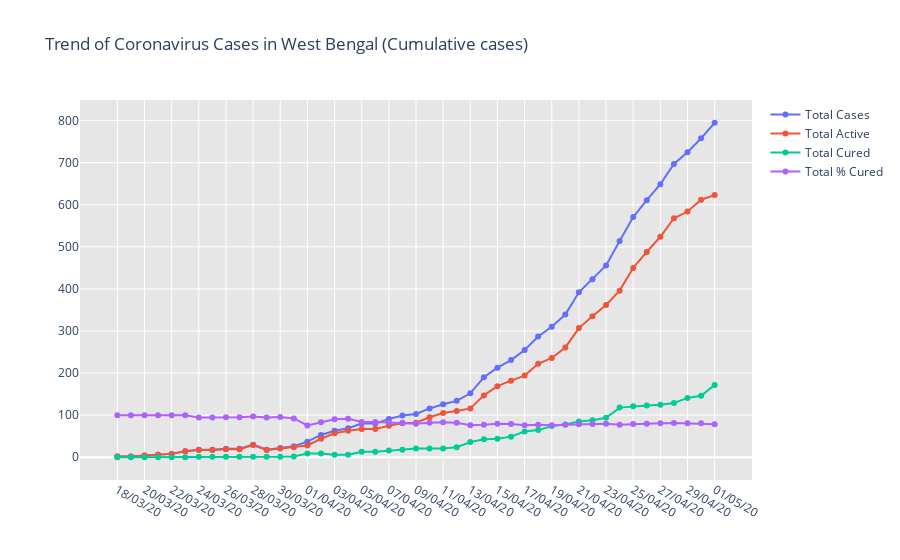

Notebook code for this chart:
### Code cell
fig = go.Figure()
fig.add_trace(go.Scatter(x=wb['Date'], y = wb['Total cases'], mode='lines+markers',name='Total Cases'))
fig.add_trace(go.Scatter(x=wb['Date'], y = wb['Total Active'], mode='lines+markers',name='Total Active'))
fig.add_trace(go.Scatter(x=wb['Date'], y = ( wb['Total cases']-wb['Total Active']), mode='lines+markers',name='Total Cured'))
fig.add_trace(go.Scatter(x=wb['Date'], y = (wb['Total Active']/wb['Total cases'])*100, mode='lines+markers',name='Total % Cured'))
fig.update_layout(title_text='Trend of Coronavirus Cases in West Bengal (Cumulative cases)',plot_bgcolor='rgb(230, 230, 230)')
fig.show()

### Figure 1 — Plotly figure (JSON) as saved in the notebook; plotly's stock layout.template omitted (floating-point values rounded to 4 significant figures)
{"data": [{"mode": "lines+markers", "name": "Total Cases", "type": "scatter", "x": ["18/03/20", "19/03/20", "20/03/20", "21/03/20", "22/03/20", "23/03/20", "24/03/20", "25/03/20", "26/03/20", "27/03/20", "28/03/20", "29/03/20", "30/03/20", "31/03/20", "01/04/20", "02/04/20", "03/04/20", "04/04/20", "05/04/20", "06/04/20", "07/04/20", "08/04/20", "09/04/20", "10/04/20", "11/04/20", "12/04/20", "13/04/20", "14/04/20", "15/04/20", "16/04/20", "17/04/20", "18/04/20", "19/04/20", "20/04/20", "21/04/20", "22/04/20", "23/04/20", "24/04/20", "25/04/20", "26/04/20", "27/04/20", "28/04/20", "29/04/20", "30/04/20", "01/05/20"], "y": [2, 2, 4, 6, 8, 14, 18, 18, 20, 20, 30, 18, 22, 26, 37, 53, 63, 69, 80, 80, 91, 99, 103, 116, 126, 134, 152, 190, 213, 231, 255, 287, 310, 339, 392, 423, 456, 514, 571, 611, 649, 697, 725, 758, 795]}, {"mode": "lines+markers", "name": "Total Active", "type": "scatter", "x": ["18/03/20", "19/03/20", "20/03/20", "21/03/20", "22/03/20", "23/03/20", "24/03/20", "25/03/20", "26/03/20", "27/03/20", "28/03/20", "29/03/20", "30/03/20", "31/03/20", "01/04/20", "02/04/20", "03/04/20", "04/04/20", "05/04/20", "06/04/20", "07/04/20", "08/04/20", "09/04/20", "10/04/20", "11/04/20", "12/04/20", "13/04/20", "14/04/20", "15/04/20", "16/04/20", "17/04/20", "18/04/20", "19/04/20", "20/04/20", "21/04/20", "22/04/20", "23/04/20", "24/04/20", "25/04/20", "26/04/20", "27/04/20", "28/04/20", "29/04/20", "30/04/20", "01/05/20"], "y": [2, 2, 4, 6, 8, 14, 17, 17, 19, 19, 29, 17, 21, 24, 28, 44, 57, 63, 67, 67, 75, 81, 82, 95, 105, 110, 116, 147, 169, 182, 194, 222, 236, 261, 307, 335, 362, 396, 450, 488, 524, 568, 584, 612, 623]}, {"mode": "lines+markers", "name": "Total Cured", "type": "scatter", "x": ["18/03/20", "19/03/20", "20/03/20", "21/03/20", "22/03/20", "23/03/20", "24/03/20", "25/03/20", "26/03/20", "27/03/20", "28/03/20", "29/03/20", "30/03/20", "31/03/20", "01/04/20", "02/04/20", "03/04/20", "04/04/20", "05/04/20", "06/04/20", "07/04/20", "08/04/20", "09/04/20", "10/04/20", "11/04/20", "12/04/20", "13/04/20", "14/04/20", "15/04/20", "16/04/20", "17/04/20", "18/04/20", "19/04/20", "20/04/20", "21/04/20", "22/04/20", "23/04/20", "24/04/20", "25/04/20", "26/04/20", "27/04/20", "28/04/20", "29/04/20", "30/04/20", "01/05/20"], "y": [0, 0, 0, 0, 0, 0, 1, 1, 1, 1, 1, 1, 1, 2, 9, 9, 6, 6, 13, 13, 16, 18, 21, 21, 21, 24, 36, 43, 44, 49, 61, 65, 74, 78, 85, 88, 94, 118, 121, 123, 125, 129, 141, 146, 172]}, {"mode": "lines+markers", "name": "Total % Cured", "type": "scatter", "x": ["18/03/20", "19/03/20", "20/03/20", "21/03/20", "22/03/20", "23/03/20", "24/03/20", "25/03/20", "26/03/20", "27/03/20", "28/03/20", "29/03/20", "30/03/20", "31/03/20", "01/04/20", "02/04/20", "03/04/20", "04/04/20", "05/04/20", "06/04/20", "07/04/20", "08/04/20", "09/04/20", "10/04/20", "11/04/20", "12/04/20", "13/04/20", "14/04/20", "15/04/20", "16/04/20", "17/04/20", "18/04/20", "19/04/20", "20/04/20", "21/04/20", "22/04/20", "23/04/20", "24/04/20", "25/04/20", "26/04/20", "27/04/20", "28/04/20", "29/04/20", "30/04/20", "01/05/20"], "y": [100, 100, 100, 100, 100, 100, 94.44, 94.44, 95, 95, 96.67, 94.44, 95.45, 92.31, 75.68, 83.02, 90.48, 91.3, 83.75, 83.75, 82.42, 81.82, 79.61, 81.9, 83.33, 82.09, 76.32, 77.37, 79.34, 78.79, 76.08, 77.35, 76.13, 76.99, 78.32, 79.2, 79.39, 77.04, 78.81, 79.87, 80.74, 81.49, 80.55, 80.74, 78.36]}], "layout": {"plot_bgcolor": "rgb(230, 230, 230)", "title": {"text": "Trend of Coronavirus Cases in West Bengal (Cumulative cases)"}}}
